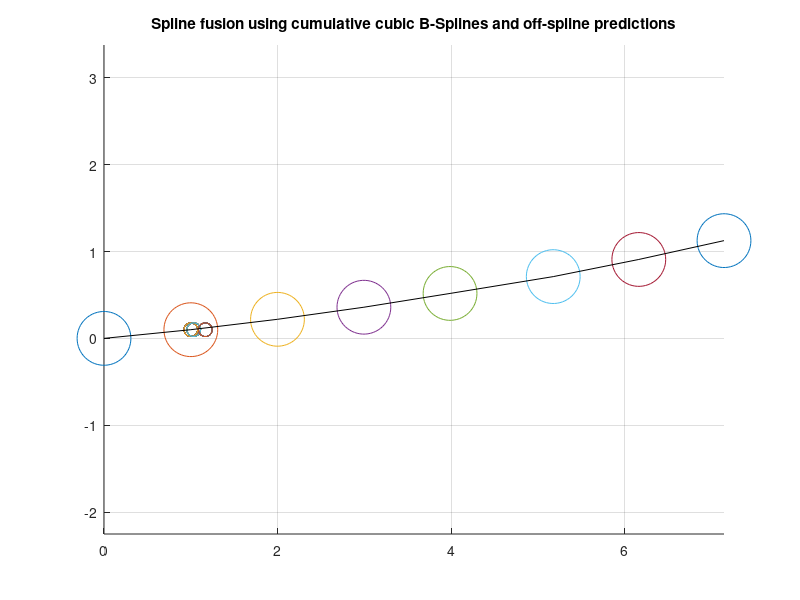
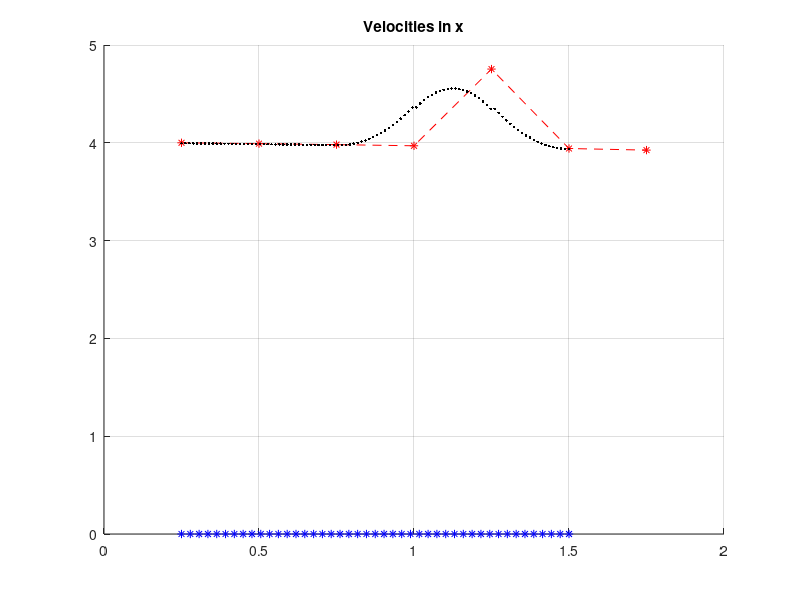

Write MATLAB code to recreate these figures, in order.

% Spline fusion: Lovegrove 2013
% Trying to see if we can reproduce weird offset seen when implementing on
% real data in C++
% Roberto Aldera - 6 Jan 2020
clc;clear
%% Setting up transforms
theta = -pi/160;
R = [cos(theta) sin(theta) 0; -sin(theta) cos(theta) 0; 0 0 1];
a = [1; 0.1; 0]; % position of origin frame a in reference frame b
T0 = [ R a; 0 0 0 1];

T = {T0; T0; T0; T0; T0; T0; T0; T0}; % pretending the transforms are all the same for now

% Offset the points to make it more interesting
% T{1}(1,4) = T{1}(1,4) + 2;
% T{2}(1,4) = T{2}(1,4) + 1;
% T{3}(1,4) = T{3}(1,4) - 0.3;
% T{3}(2,4) = T{3}(2,4) - 0.5;
% T{4}(1,4) = T{4}(1,4) + 5; %0.3;
% T{5}(1,4) = T{5}(1,4) + 5; %0.3;
% T{4}(2,4) = T{3}(2,4) - 0.2;
T{6}(1,4) = T{6}(1,4) + 0.2;
% T{6}(2,4) = T{6}(2,4) - 1;
% T{8}(1,4) = T{8}(1,4) + 0.1;
% T{8}(2,4) = T{8}(2,4) - 3;

T_world = cell(size(T,1),1);
T_world{1} = eye(4);
% T_world{1} = T{1};
for i = 2:size(T,1)
    T_world{i,1} = T_world{i-1} * T{i};
end

Omega = cell(size(T,1)-1,1); % This holds all omegas, but each spline segment only uses 3 of them at a time (a window)
for i = 1:size(T,1)-1 
    Omega{i} = logm(T_world{i}^-1 * T_world{i+1});
end

%% Spline fusion parameters
num_intervals = size(T,1)-3;
num_spline_points = 10;
C = 1/6 * [ 6 0 0 0; 5 3 -3 1; 1 3 3 -2; 0 0 0 1 ];
T_w_s = cell(num_intervals,num_spline_points);

s_i = linspace(0,size(T,1)-1,size(T,1));

for i = 1:num_intervals
    s_t = linspace(i,i+1,num_spline_points);
    for t = 1:num_spline_points
        u = 0;%s_t(t) - s_i(i+1);
        u_vector = [1; u; u^2; u^3];
        B = C * u_vector;

%         T_w_s{i,t} = T_world{i} * expm(B(2) * Omega{i}) ...
%             * expm(B(3) * Omega{i+1}) * expm(B(4) * Omega{i+2});
          T_w_s{i,t} = expm(B(2) * Omega{i}) ...
              * expm(B(3) * Omega{i+1}) * expm(B(4) * Omega{i+2});
    end
end

%% Plotting
figure(1);
clf;
hold on;
grid on;
axis equal;
title("Spline fusion using cumulative cubic B-Splines and off-spline predictions");

for i = 1:size(T,1)
    scatter(T_world{i}(1,4),T_world{i}(2,4),1500,'r.');
end

for i = 1:num_intervals
    for j = 1:size(T_w_s,2)
        scatter(T_w_s{i,j}(1,4),T_w_s{i,j}(2,4),100,'b.');
    end
end

%% Spline extentions
% num_pred_points = 10;
% for i = 1:num_intervals
%     t_s_x = [T_w_s{i,num_spline_points-2}(1,4),T_w_s{i,num_spline_points-1}(1,4),T_w_s{i,num_spline_points}(1,4)];
%     t_s_y = [T_w_s{i,num_spline_points-2}(2,4),T_w_s{i,num_spline_points-1}(2,4),T_w_s{i,num_spline_points}(2,4)];
%     order_1_pred = polyfit([T_w_s{i,num_spline_points-1}(1,4),T_w_s{i,num_spline_points}(1,4)], ... 
%         [T_w_s{i,num_spline_points-1}(2,4),T_w_s{i,num_spline_points}(2,4)],1);
%     order_2_pred = polyfit(t_s_x,t_s_y,2);
%     t = linspace(T_world{i+2}(1,4),T_world{i+3}(1,4),num_pred_points);
%     plot(t,polyval(order_1_pred,t),'--o','Color',[1 0 1],'Linewidth',2,'MarkerIndices',[1,num_pred_points]);
%     plot(t,polyval(order_2_pred,t),'--o','Color',[0 1 1],'Linewidth',2,'MarkerIndices',[1,num_pred_points]);
%     
% 
% end

%% Polyfit comparisons
% degree = 3;
% p = polyfit([T_world{3}(1,4),T_world{4}(1,4),T_world{5}(1,4),T_world{6}(1,4)], ... 
%     [T_world{3}(2,4),T_world{4}(2,4),T_world{5}(2,4),T_world{6}(2,4)],degree);
% interpolations = polyval(p,linspace(T_world{4}(1,4),T_world{5}(1,4),num_spline_points));
% plot(linspace(T_world{4}(1,4),T_world{5}(1,4),num_spline_points),interpolations);
% 
% diffs = [];
% for i = 1:size(T_w_s,1)
%     diffs(i) = T_w_s{i}(2,4) - interpolations(i);
% end

%% Plot connections directly between control points
T_world_coords = zeros(size(T_world,1),2);
for i = 1:size(T_world)
    T_world_coords(i,:) = [T_world{i}(1,4) T_world{i}(2,4)];
end
plot(T_world_coords(:,1),T_world_coords(:,2),'k');


%% Plotting velocities
velocity_T_world = zeros(size(T_world,1)-1,1);
control_pose_delta_time = 0.25;
control_pose_times = linspace(control_pose_delta_time,(size(T,1)-1)*control_pose_delta_time, ... 
    size(T,1)-1); % mimic 4Hz data
for i = 1:size(T_world)-1
    velocity_T_world(i) = (T_world{i+1}(1,4) - T_world{i}(1,4))/control_pose_delta_time;
end

velocity_T_spline = zeros(size(T_w_s,1)*(size(T_w_s,2)-1),1);
spline_times = linspace(control_pose_delta_time,(size(T,1)-2)*control_pose_delta_time, ... 
    size(T_w_s,1)*(num_spline_points-1)); % mimic 4Hz data
spline_delta_time = control_pose_delta_time/num_spline_points;
for i = 1:size(T_w_s,1)
    for j = 1:(size(T_w_s,2)-1)
        velocity_T_spline(j+(i-1)*(num_spline_points-1)) = (T_w_s{i,j+1}(1,4) - T_w_s{i,j}(1,4))/spline_delta_time;
%           velocity_T_spline(j+(i-1)*(num_spline_points-1)) = (T_w_s{1,j+1}(1,4) - T_w_s{1,j}(1,4))/spline_delta_time;
    end
end

%%
% Doing proper velocity estimation using spline fusion

num_intervals = size(T,1)-3;
num_spline_points = 20;
C = 1/6 * [ 6 0 0 0; 5 3 -3 1; 1 3 3 -2; 0 0 0 1 ];
T_dot_w_s = cell(num_intervals,num_spline_points);

% s_i = linspace(0,size(T,1)-1,size(T,1));

for i = 1:num_intervals
    s_t = linspace(i,i+1,num_spline_points);
    for t = 1:num_spline_points
        u = s_t(t) - s_i(i+1);
        u_vector = [1; u; u^2; u^3];
        B = C * u_vector;
        B_dot = (1/control_pose_delta_time) * C * [0; 1; 2*u; 3*u^2];

        A0 = expm(Omega{i} * B(2));
        A1 = expm(Omega{i+1} * B(3));
        A2 = expm(Omega{i+2} * B(4));

        A0_dot = A0 * Omega{i} * B_dot(2);
        A1_dot = A1 * Omega{i+1} * B_dot(3);
        A2_dot = A2 * Omega{i+2} * B_dot(4);
        
        T_dot_w_s{i,t} = T_world{i} * (A0_dot*A1*A2 + A0*A1_dot*A2 + A0*A1*A2_dot);
    end
end

% figure(3);
% clf;
% hold on;
% grid on;
figure(2);
clf;
hold on;
grid on;
% axis equal;
title('Velocities in x');
plot(control_pose_times,velocity_T_world,'r*--')
plot(spline_times,velocity_T_spline,'b*')
% legend('Control pose estimates','Spline estimates','Location','southwest');

spline_velocity_times = linspace(control_pose_delta_time,(size(T,1)-2)*control_pose_delta_time, ... 
    size(T_w_s,1)*(num_spline_points-0)); % mimic 4Hz data
for i = 1:num_intervals
    for j = 1:size(T_dot_w_s,2)
%         plot((i-1)*num_spline_points+ j,T_dot_w_s{i,j}(1,4),'k.')
        plot(spline_velocity_times((i-1)*num_spline_points + j),T_dot_w_s{i,j}(1,4),'k.')
    end
end
